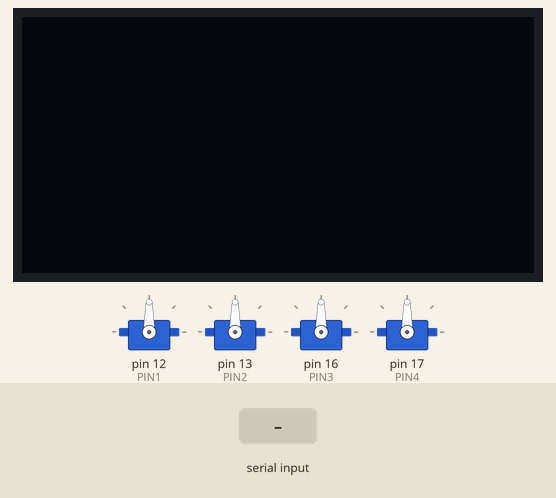
This sketch was run on a simulated Arduino Uno, built with avr-gcc and run on an emulated ATmega328P. Shown: 4 × servo, 128×64 one-colour display. Inputs (shaded band) come from the test bench. What the sketch prints to the serial monitor is not drawn.

Above: at 1.6 s.
1.7 s: "90,45\n" received over Serial
At 2.7 s:
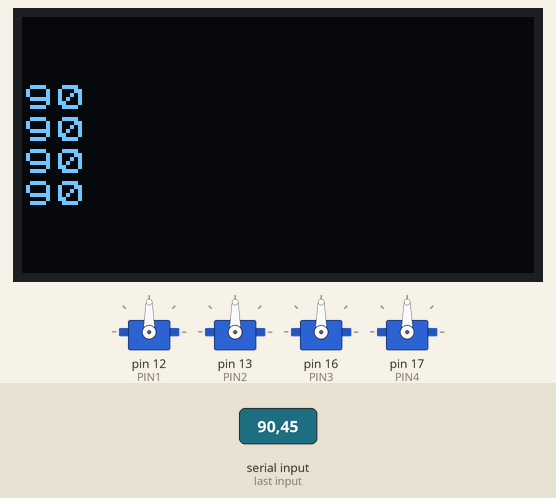
3.5 s: "30,150\n" received over Serial
At 4.1 s:
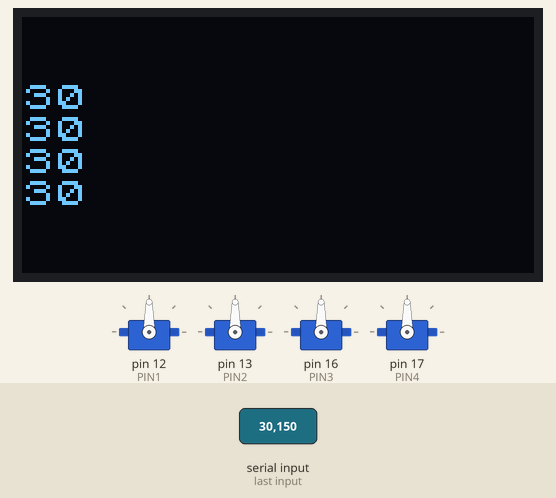
Timing chart, 0 to 6.5 s (numbered marks = the images above; inputs shaded):
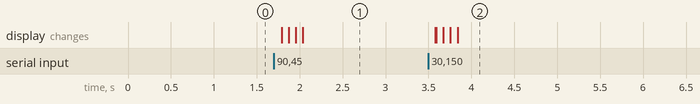

The sketch:

tk_remosample_2_1_3.ino
```cpp
// 서보 모션 간소화 + OLED
#include <Servo.h>
#include <U8x8lib.h>  // U8g2 library 설치할 것

#define PIN1  12
#define PIN2  13
#define PIN3  16
#define PIN4  17
#define SPEED 10


#define SCREEN_WIDTH 128 // 너비(픽셀)
#define SCREEN_HEIGHT 64 // 높이(픽셀)

Servo servoA, servoB, servoC, servoD;
Servo servos[4] = {servoA, servoB, servoC, servoD};
int angleA, angleB, angleC, angleD;
int angles[4] = {0,0,0,0};
String angA_str = "a";
String angB_str = "b";
String angC_str = "c";
String angD_str = "d";
U8X8_SSD1306_128X64_NONAME_HW_I2C u8x8(/* reset=*/ U8X8_PIN_NONE);
int cnt =0;
// 모터 이동 속도 줄이기

int servoSlower(int servoNum, int targetAngle, int dragger){
  Servo this_servo = servos[servoNum];
  int curAngle = this_servo.read();
  int newPos = curAngle;
  angles[servoNum] = newPos;

  // 서보 1도씩 전후 가동
  if (curAngle < targetAngle){
    newPos += 1;
    this_servo.write(newPos);
    delay(dragger);
    return 0;
  }
  else if (newPos > targetAngle){
    newPos -= 1;
    this_servo.write(newPos);
    delay(dragger);
    return 0;
  }
  else{     //목표점에 도착하면 1 리턴
    cnt++;
    return 1;
  }
}

// 각도 추출 프로토콜 구현
int extractNumber(String str, char identifier){
  int startIdx = str.indexOf(identifier) + 1; //헤더 다음 위치
  int endIdx = str.indexOf('s', startIdx); // 다음 's' 위치
  String angleStr = str.substring(startIdx, endIdx);
  int angle = angleStr.toInt(); //정수 형변환
  return angle;
}

// OLED 화면 지우기
void clear_oled() {
  u8x8.setFont(u8x8_font_chroma48medium8_r);
  for(int i=0; i<=5; i++){
    u8x8.drawString(0, i, "                   ");
  }
}

void setup() {
  Serial.begin(9600);
  servoA.attach(PIN1);
  servoB.attach(PIN2);
  servoC.attach(PIN3);
  servoD.attach(PIN4);
  servoA.write(90);
  servoB.write(90);
  servoC.write(90);
  servoD.write(90);
  angleA =90;
  angleB =90;
  angleC =90;
  angleD =90;
  u8x8.begin();
  clear_oled();
}

int status_ = 0;
int done1 = 0;
int done2 = 0;
int done3 = 0;
int done4 = 0;
void loop() {
  if (Serial.available() > 0) {
    String inputString = Serial.readStringUntil('\n'); // 한 줄 끝까지 읽기
    inputString.trim(); // 앞뒤 공백 제거
//    Serial.println("fromArdu"+inputString); //a23sb101sc56sd120s
// 함수 호출 전에 extractNumber를 정의해야 함
    angleA = extractNumber(inputString, 'a');
    angleB = extractNumber(inputString, 'b');
    angleC = extractNumber(inputString, 'c');
    angleD = extractNumber(inputString, 'd');
    done1 = 0;done2=0;done3 = 0;done4=0;cnt =0;
    Serial.print(angleA);
    Serial.print('\t');
    Serial.print(angleB);
    Serial.print('\t');
    Serial.print(angleC);
    Serial.print('\t');
    Serial.println(angleD);

    u8x8.drawString(0, 2,"                   ");
    u8x8.drawString(0, 2,String(angleA).c_str() );
    u8x8.drawString(0, 3,"                   ");
    u8x8.drawString(0, 3,String(angleB).c_str() );
    u8x8.drawString(0, 4,"                   ");
    u8x8.drawString(0, 4,String(angleC).c_str() );
    u8x8.drawString(0, 5,"                   ");
    u8x8.drawString(0, 5,String(angleD).c_str() );
  }
// 로봇암 구동
  if(cnt==0 && !done1 && servoSlower(0, angleA, SPEED)) done1 = 1;
  else if(cnt==1 && !done2 && servoSlower(1, angleB, SPEED)) done2 = 1;
  else if(cnt==2 && !done3 && servoSlower(2, angleC, SPEED)) done3 = 1;
  else if(cnt==3 && !done4 && servoSlower(3, angleD, SPEED)) done4 = 1;
}
```

Measured:
- after the input at 1.7 s, the display: first changes after 0.09 s (image 1 shows a later state)
- after the input at 3.5 s, the display: first changes after 0.08 s (image 2 shows a later state)
